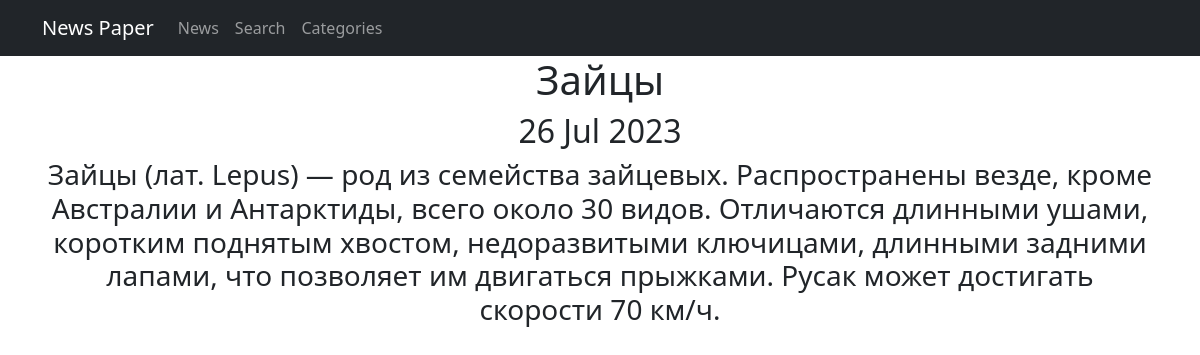
Page /news/55 on the committed database.
### news/models.py (models this page shows, shortened)
class Post(models.Model):
    news = 'NW'
    article = 'AR'
    POST_TYPES = [(news, 'Новость'), (article, 'Статья')]
    author = models.ForeignKey('Author', on_delete=models.PROTECT)
    post_type = models.CharField(max_length=2, choices=POST_TYPES, default=article,)
    time_create = models.DateTimeField(auto_now_add=True)
    categories = models.ManyToManyField(Category, through='PostCategory')
    title = models.CharField(max_length=80, default='Заголовок')
    post_text = models.TextField(default='Текст статьи')
    rating = models.IntegerField(default=0)

### news/views.py (the view)
# urls.py: path('<int:pk>', PostDetail.as_view(), name='post_detail'),
class PostDetail(DetailView):
    model = Post
    template_name = 'post.html'
    context_object_name = 'post'
    def get_object(self, *args, **kwargs): # переопределяем метод получения объекта, как ни странно
      obj = cache.get(f'post-{self.kwargs["pk"]}', None) # кэш очень похож на словарь, и метод get действует так же. Он забирает значение по ключу, если его нет, то забирает None.
      if not obj:
         obj = super().get_object(queryset=self.queryset)
         cache.set(f'post-{self.kwargs["pk"]}', obj)
      return obj

### news/templatetags/custom_filters.py (called while the page is built)
@register.filter()
def censor(value):
   for word in BAD_WORDS:
        pattern = f'({word[0].upper()}|{word[0].lower()}){word[1:]}'
        value = re.sub(pattern, f'\\1{"*" * (len(word) - 1)}', value)
   return value

### templates/post.html (shortened to what this page needs)
{% extends 'flatpages/default.html' %}
{% load custom_filters %}
{% block content %}
<h1>{{ post.title|censor }}</h1>
<h2>{{ post.time_create|date:'d M Y' }}</h2>
<h3>{{ post.post_text|censor }}</h3>
{% endblock content %}

### rows in the picture
Post: title|censor "Зайцы", time_create "26 Jul 2023", post_text|censor "Зайцы (лат. Lepus) — род из семейства зайцевых. Распространены везде, кроме Австралии и Антарктиды, всего около 30 видов. Отличаются длинными ушами, коротким поднятым хвостом, недоразвитыми ключицами, длинными задними лапами, что позволяет им двигаться прыжками. Русак может достигать скорости 70 км/ч."
